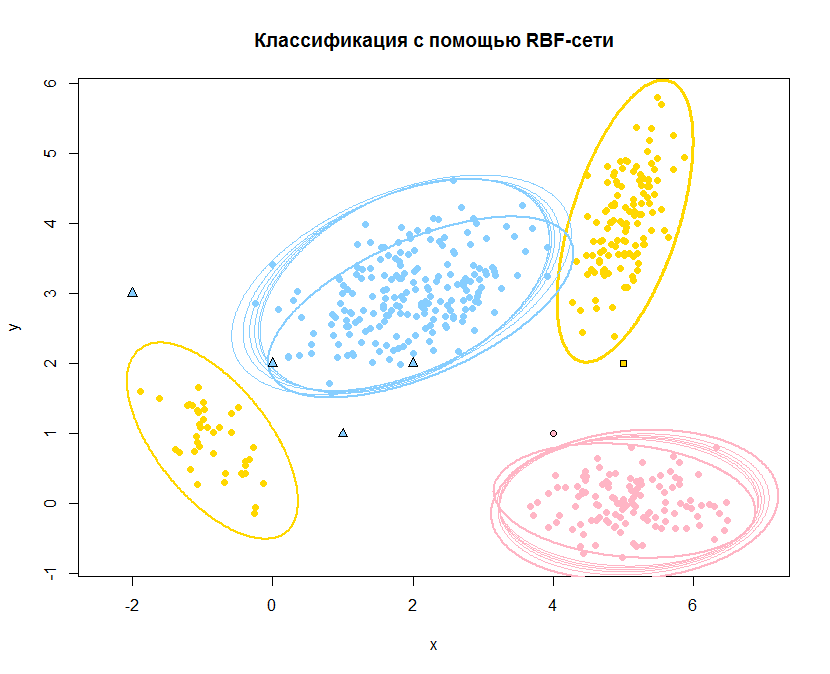

The script that drew this image:
library(MASS)
gPrev <<- numeric()
g <<- numeric()
Pi <<- numeric()


phi <- function(obj,mu,sigma,n=2) {   #вероятность принадлежности объекта паре (mu,sigma)
  mu <- matrix(mu,1,2)
  sigma <- matrix(sigma,2,2)
  return (1.0/sqrt((2*pi)^n*det(sigma))*exp(-0.5*(obj-mu)%*%solve(sigma)%*%t(obj-mu)))
}


muHat <- function(xl,k=1,w=1.0) {   #считаем значение мю по данным для класса
  n <- dim(xl)[2]-1
  mu <- array(NA,n)
  for (i in 1:n) {
    mu[i] <- mean(g[ ,k]*xl[ ,i])   #по каждой координате берём среднее
  }
  return (t(mu/w))
}


sigmaHat <- function(xl,mu,k=1,w=1.0) {   #считаем зачение сигма по данным для класса и полученному мю
  l <- dim(xl)[1]
  n <- dim(xl)[2]-1
  sigma <- matrix(0,n,n)
  for (i in 1:l) {
    sigma <- sigma+g[i,k]*(t(xl[i,1:n]-mu)%*%(xl[i,1:n]-mu))
  }
  return (sigma/l/w)
}


RBFClassifier <- function(x,theta,lambda) {   #классификация RBF-сетью
  k <- dim(theta)[1]
  s <- length(lambda)   #число классов
  classes <- rep(0.0,s)
  for (j in 1:k) {   #для каждого класса считаем значение второго слоя сети
    mu <- matrix(theta[j,3:4],1,2)
    sigma <- matrix(theta[j,5:8],2,2)
    classes[theta[j,1]] <- classes[theta[j,1]]+phi(x,mu,sigma)*theta[j,2]   #переход от первого слоя сети ко второму
  }
  classes <- classes*lambda*Pi   #третий слой сети
  class <- which.max(classes)   #выбирается argmax
  return (class)
}


RBF <- function(xl,R,m0,delta) {
  l <- dim(xl)[1]
  n <- dim(xl)[2]-1
  vars <- as.integer(names(table(xl[ ,n+1])))   #список имеющихся классов
  theta <- numeric()
  Pi <<- rep(0,length(vars))
  for (i in 1:length(vars)) {
    xli <- xl[which(xl[ ,n+1]==vars[i],arr.ind=TRUE), ]   #выбираем только точки данного класса
    Pi[i] <<- dim(xli)[1]
    theta <- rbind(theta,cbind(vars[i],EMDinamic(xli,R,m0,delta)))    #для очередного класса запускаем EM-алгоритм
  }
  return (theta)
}


EMDinamic <- function(xl,R,m0,delta) {
  k <- 1
  l <- dim(xl)[1]
  n <- dim(xl)[2]-1
  gPrev <<- matrix(0.0,l,k)
  g <<- gPrev
  g[ ,1] <<- rep(1.0,l)    #исходно все точки принадлежат первому подмножеству
  theta <- matrix(0.0,k,n*n+n+1)
  mu <- muHat(xl)   #инициализация mu и sigma
  sigma <- sigmaHat(xl,mu)
  theta[1, ] <- c(1.0,c(mu),c(sigma))
  while (k<7) {
    prob <- matrix(0.0,l)
    w <- theta[ ,1]
    mu <- theta[ ,2:(n+1)]
    sigma <- theta[ ,(n+2):(n*n+n+1)]
    if (k==1) {   #на первом шаге нужно ещё не массивная структура - принудительное построение массивов
      w <- matrix(w,1,1)
      mu <- matrix(mu,1,length(mu))
      sigma <- matrix(sigma,1,length(sigma))
    }
    for (j in 1:k) {
      for (i in 1:l) {
        prob[i] <- prob[i]+w[j]*phi(xl[i,1:n],mu[j, ],sigma[j, ])   #подсчёт вероятностей каждого из объектов
      }
    }
    probMax <- max(prob)/R
    U <- which(prob<probMax)   #множество U плоховыделимых объектов
    if (length(U)<m0) break   #если объектов достаточно мало, то можно выходить
    theta <- rbind(theta,rep(0,n*n+n+1))
    k <- k+1
    theta[k,1] <- length(U)/l
    for (i in 1:(k-1)) {
      theta[i,1] <- theta[i,1]*(1-theta[k,1])   #пересчёт весов подмножеств
    }
    g <<- cbind(g,rep(0.0,l))
    g[U, ] <<- rep(0.0,k)
    g[U,k] <<- 1.0
    theta[k,2:(n+1)] <- c(muHat(xl,k,theta[k,1]))   #значение mu для нового подмножества
    theta[k,(n+2):(n*n+n+1)] <- c(sigmaHat(xl,matrix(theta[k,2:(n+1)],1,n),k,theta[k,1]))   #значение sigma для нового подмножества
    theta <- EMfixedK(xl,k,theta,delta)
  }
  return (theta)
}


EMfixedK <- function(xl,k,theta,delta) {
  l <- dim(xl)[1]
  n <- dim(xl)[2]-1
  steps <- 0
  w <- theta[ ,1]
  mu <- theta[ ,2:(n+1)]
  sigma <- theta[ ,(n+2):(n*n+n+1)]
  while (TRUE) {
    steps <- steps+1
    #E-шаг
    gPrev <<- g   #сохраняется таблица скрытых параметров g
    for (i in 1:l) {
      sm <- 0.0
      for (s in 1:k) {
        sm <- sm+w[s]*phi(xl[i,1:n],mu[s, ],sigma[s, ])   #подсчёт знаменателя
      }
      for (j in 1:k) {
        g[i,j] <<- w[j]*phi(xl[i,1:n],mu[j, ],sigma[j, ])/sm   #пересчёт скрытых коэффициентов g
      }
    }
    #M-шаг
    for (j in 1:k) {
      w[j]<- sum(g[ ,j])/l   #пересчёт весов компонент
      mu[j, ] <- muHat(xl,j,w[j])   #пересчёт mu для каждой компоненты
      ss <- sigmaHat(xl,matrix(mu[j, ],1,2),j,w[j])   #пересчёт sigma для каждой компоненты
      if (det(matrix(ss,2,2))<1e-9) {   #если очень плохая матрица - лучше закончить процесс...
        break;
      }
      sigma[j, ] <- c(ss)
    }
    gg <- max(g-gPrev)   #определение останова алгоритма
    if (gg<=delta) break
  }
  for (j in 1:k) {
    theta[j, ] <- c(w[j],mu[j, ],sigma[j, ])
  }
  return (theta)
}


getLevelLine <- function(mu,sigma) {  #получение коэффициентов линии уровня (x-mu)^T %*% Sig^-1 %*% (x-mu)
  invSigma <- solve(sigma)
  a <- invSigma[1,1]
  b <- invSigma[1,2]+invSigma[2,1]
  c <- invSigma[2,2]
  d <- -2*mu[1]*invSigma[1,1]-mu[2]*b
  e <- -2*mu[2]*invSigma[2,2]-mu[1]*b
  f <- invSigma[1,1]*mu[1]^2+invSigma[2,2]*mu[2]^2+mu[1]*mu[2]*b
  return (c(a,b,c,d,e,f))
}


levelLine <- function(mu,sigma,x,y) {    #построение линии уровня
  coeffs <- getLevelLine(mu,sigma)
  n <- function(X,Y) {
    return (1.0/(2*pi*sqrt(det(sigma)))*exp(-0.5*(X^2*coeffs[1]+X*Y*coeffs[2]+Y^2*coeffs[3]+X*coeffs[4]+Y*coeffs[5]+coeffs[6])))
  }
  return (outer(x,y,n))
}


main <- function(objects,lambda) {
  colors <- c("pink1","gold","skyblue1")
  mu1 <- c(5,0)    #построение модельной выборки
  mu2 <- c(5,4)
  mu3 <- c(-1,1)
  mu4 <- c(2,3)
  sigma1 <- matrix(c(4,0,0,1)/10,2,2)
  sigma2 <- matrix(c(1,1,1,4)/10,2,2)
  sigma3 <- matrix(c(2,-1,-1,2)/10,2,2)
  sigma4 <- matrix(c(6,2,2,3)/10,2,2)
  xl1 <- mvrnorm(120,mu1,sigma1)
  xl2 <- mvrnorm(120,mu2,sigma2)
  xl3 <- mvrnorm(40,mu3,sigma3)
  xl4 <- mvrnorm(200,mu4,sigma4)
  xl <- rbind(cbind(xl1,1),cbind(xl2,2),cbind(xl3,2),cbind(xl4,3))
  theta <- RBF(xl,5,5,0.1)
  message <- "Классификация с помощью RBF-сети"
  plot(xl[ ,1],xl[ ,2],pch=21,col=colors[xl[ ,3]],bg=colors[xl[ ,3]],asp=1,main=message,xlab="x",ylab="y")
  k <- dim(theta)[1]
  x <- seq(-10,10,by=0.02)
  y <- x
  for (i in 1:k) {   #для каждого подможества строим линию уровня, увеличивая толщину линии в зависимости от значимости
    mu <- matrix(theta[i,3:4],1,2)
    sigma <- matrix(theta[i,5:8],2,2)
    sick <- 1
    if (theta[i,2]>0.2) sick <- 2
    if (theta[i,2]>0.4) sick <- 3
    if (theta[i,2]>=0.05)
      contour(x,y,levelLine(mu,sigma,x,y),lwd=sick,col=colors[theta[i,1]],asp=1,levels=0.01,drawlabels=FALSE,add=TRUE)
  }
  k <- dim(objects)[1]
  for (i in 1:k) {    #классификация некоторого набора объектов с помощью RBF-сети
    class <- RBFClassifier(objects[i, ],theta,lambda)
    points(objects[i,1],objects[i,2],pch=c(21,22,24)[class],col="black",bg=colors[class],asp=1)
  }
}
main(matrix(c(-2,2,0,4,5,1,3,2,2,1,2,1),6,2),c(1/6,1/6,2/3))
